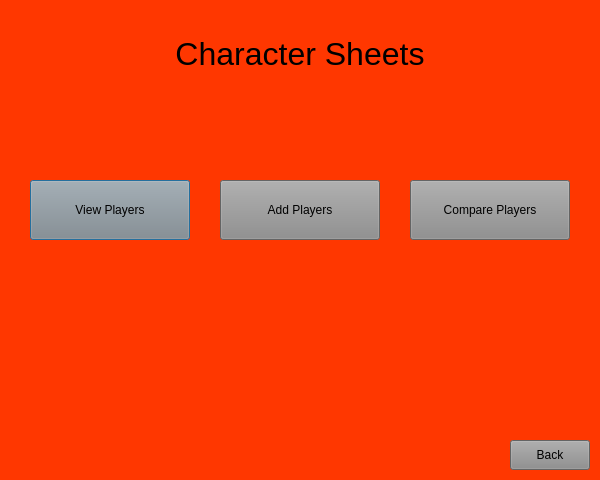
<?xml version="1.0" encoding="UTF-8"?>
<ui version="4.0">
 <class>Character_Sheets</class>
 <widget class="QDialog" name="Character_Sheets">
  <property name="geometry">
   <rect>
    <x>0</x>
    <y>0</y>
    <width>600</width>
    <height>480</height>
   </rect>
  </property>
  <property name="windowTitle">
   <string>Character Sheets</string>
  </property>
  <property name="styleSheet">
   <string notr="true">background-color: rgba(255, 55, 0, 255);</string>
  </property>
  <widget class="QPushButton" name="View_Monsters_Button">
   <property name="geometry">
    <rect>
     <x>30</x>
     <y>180</y>
     <width>160</width>
     <height>60</height>
    </rect>
   </property>
   <property name="styleSheet">
    <string notr="true">background-color: rgb(140, 140, 140);</string>
   </property>
   <property name="text">
    <string>View Players</string>
   </property>
   <property name="default">
    <bool>false</bool>
   </property>
   <property name="flat">
    <bool>false</bool>
   </property>
  </widget>
  <widget class="QLabel" name="Monster_Manual_Label">
   <property name="geometry">
    <rect>
     <x>150</x>
     <y>30</y>
     <width>300</width>
     <height>50</height>
    </rect>
   </property>
   <property name="text">
    <string>&lt;html&gt;&lt;head/&gt;&lt;body&gt;&lt;p align=&quot;center&quot;&gt;&lt;span style=&quot; font-size:24pt;&quot;&gt;Character Sheets&lt;/span&gt;&lt;/p&gt;&lt;/body&gt;&lt;/html&gt;</string>
   </property>
  </widget>
  <widget class="QPushButton" name="Add_Monster_Button">
   <property name="geometry">
    <rect>
     <x>220</x>
     <y>180</y>
     <width>160</width>
     <height>60</height>
    </rect>
   </property>
   <property name="styleSheet">
    <string notr="true">background-color: rgb(140, 140, 140);</string>
   </property>
   <property name="text">
    <string>Add Players</string>
   </property>
   <property name="default">
    <bool>false</bool>
   </property>
   <property name="flat">
    <bool>false</bool>
   </property>
  </widget>
  <widget class="QPushButton" name="Back_Button">
   <property name="geometry">
    <rect>
     <x>510</x>
     <y>440</y>
     <width>80</width>
     <height>30</height>
    </rect>
   </property>
   <property name="styleSheet">
    <string notr="true">background-color: rgb(140, 140, 140);</string>
   </property>
   <property name="text">
    <string>Back</string>
   </property>
   <property name="default">
    <bool>false</bool>
   </property>
   <property name="flat">
    <bool>false</bool>
   </property>
  </widget>
  <widget class="QPushButton" name="Add_Monster_Button_2">
   <property name="geometry">
    <rect>
     <x>410</x>
     <y>180</y>
     <width>160</width>
     <height>60</height>
    </rect>
   </property>
   <property name="styleSheet">
    <string notr="true">background-color: rgb(140, 140, 140);</string>
   </property>
   <property name="text">
    <string>Compare Players</string>
   </property>
   <property name="default">
    <bool>false</bool>
   </property>
   <property name="flat">
    <bool>false</bool>
   </property>
  </widget>
 </widget>
 <resources/>
 <connections>
  <connection>
   <sender>Back_Button</sender>
   <signal>clicked()</signal>
   <receiver>Character_Sheets</receiver>
   <slot>Close_Window()</slot>
   <hints>
    <hint type="sourcelabel">
     <x>563</x>
     <y>451</y>
    </hint>
    <hint type="destinationlabel">
     <x>782</x>
     <y>451</y>
    </hint>
   </hints>
  </connection>
  <connection>
   <sender>View_Monsters_Button</sender>
   <signal>clicked()</signal>
   <receiver>Character_Sheets</receiver>
   <slot>View_Players_Link()</slot>
   <hints>
    <hint type="sourcelabel">
     <x>118</x>
     <y>195</y>
    </hint>
    <hint type="destinationlabel">
     <x>-169</x>
     <y>199</y>
    </hint>
   </hints>
  </connection>
  <connection>
   <sender>Add_Monster_Button</sender>
   <signal>clicked()</signal>
   <receiver>Character_Sheets</receiver>
   <slot>Add_Players_Link()</slot>
   <hints>
    <hint type="sourcelabel">
     <x>317</x>
     <y>209</y>
    </hint>
    <hint type="destinationlabel">
     <x>798</x>
     <y>250</y>
    </hint>
   </hints>
  </connection>
 </connections>
 <slots>
  <slot>Close_Window()</slot>
  <slot>View_Players_Link()</slot>
  <slot>Add_Players_Link()</slot>
  <slot>Compare_Players_Link()</slot>
 </slots>
</ui>
